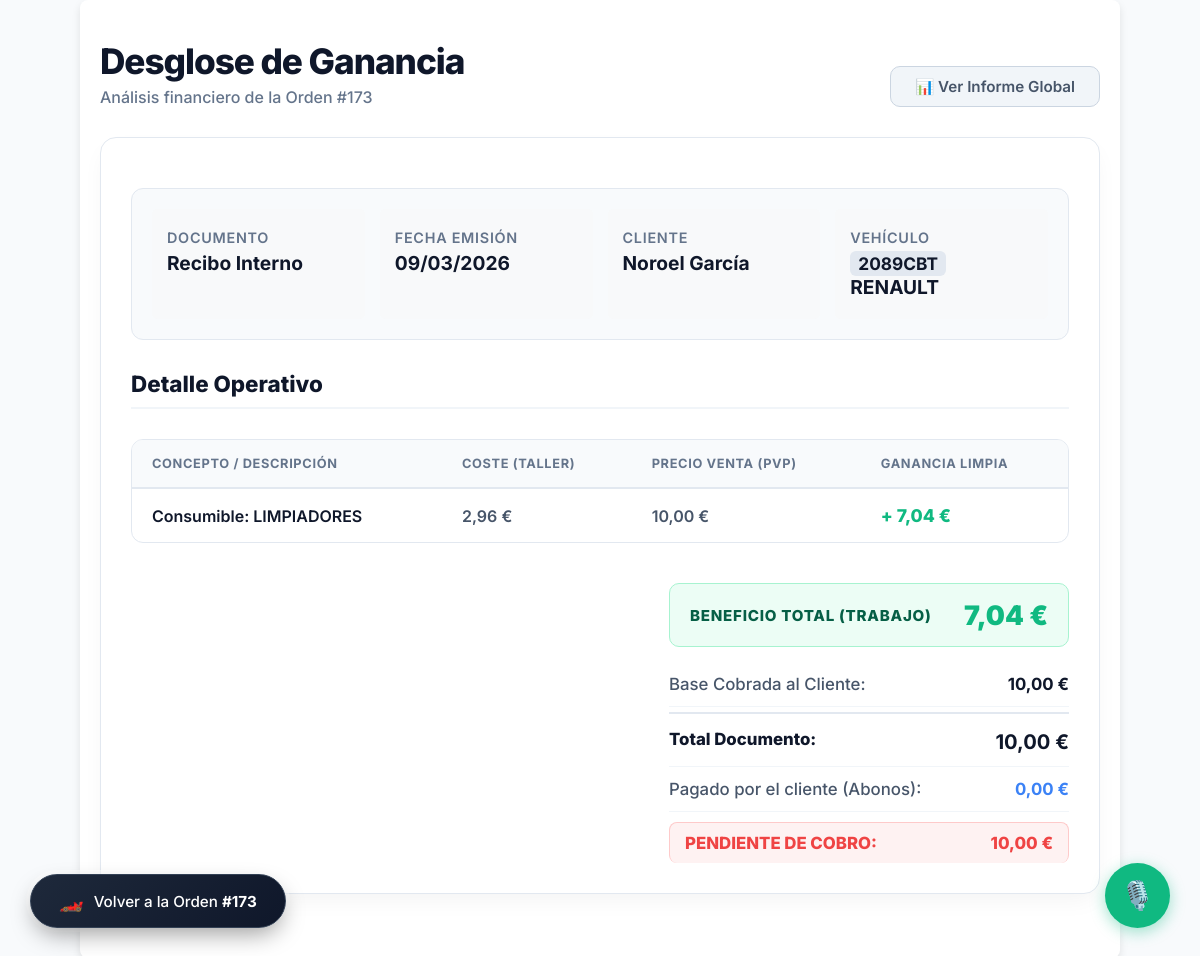
Before: /orden/173/ganancia/ (signed in) with the older database file.
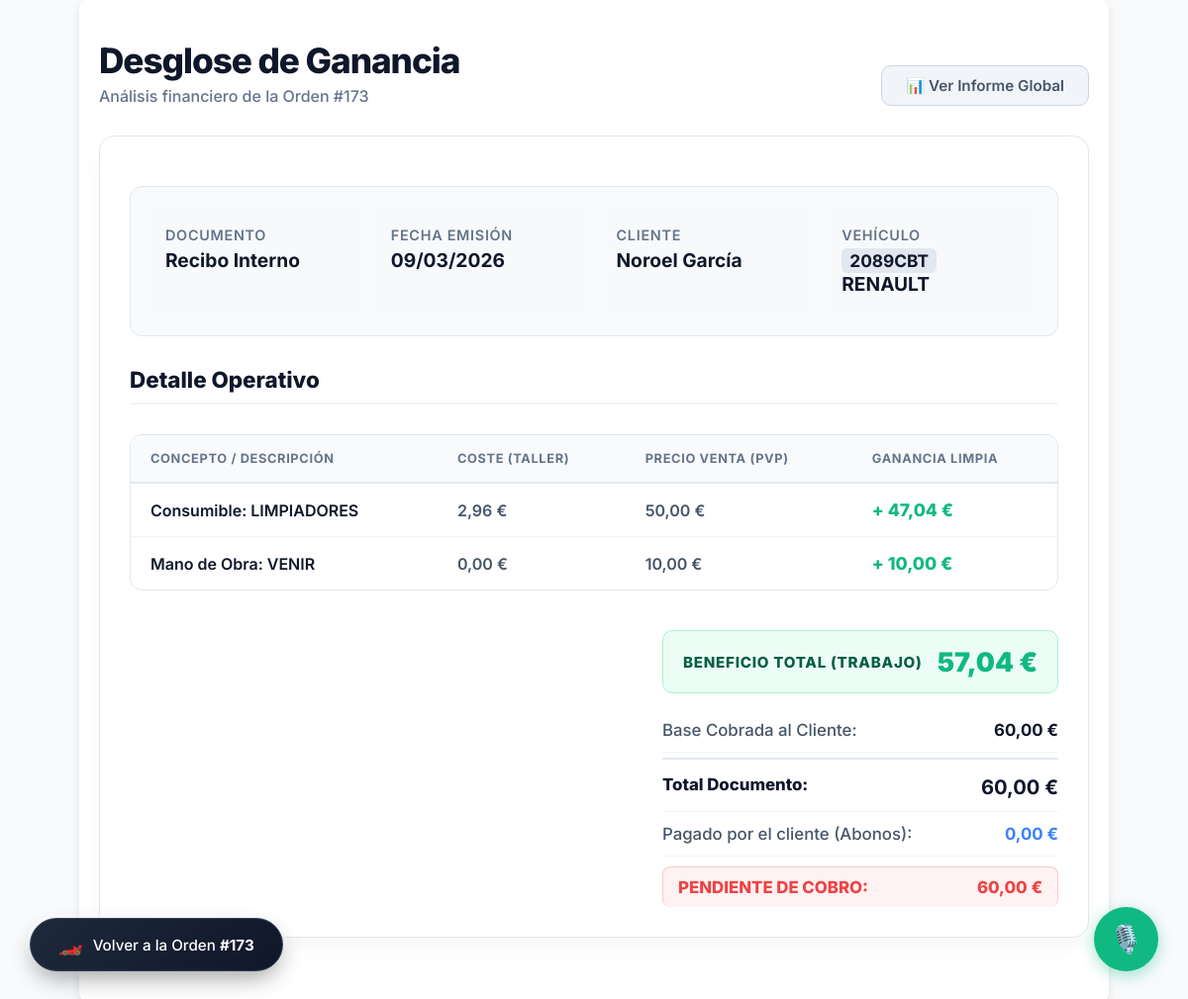
After: the same page with the newer database file.
### taller/models.py (models this page shows, shortened)
class Factura(models.Model):
    orden = models.OneToOneField(OrdenDeReparacion, on_delete=models.CASCADE)
    fecha_emision = models.DateField(auto_now_add=True)
    es_factura = models.BooleanField(default=True)
    numero_factura = models.IntegerField(null=True, blank=True, unique=True, editable=False)
    subtotal = models.DecimalField(max_digits=10, decimal_places=2, default=0.00)
    iva = models.DecimalField(max_digits=10, decimal_places=2, default=0.00)
    total_final = models.DecimalField(max_digits=10, decimal_places=2, default=0.00)
    notas_cliente = models.TextField(null=True, blank=True, help_text="Notas adicionales para el cliente")

### taller/views.py (the view, shortened to what this page needs)
# urls.py: path('orden/<int:orden_id>/ganancia/', views.detalle_ganancia_orden, name='detalle_ganancia_orden'),
@login_required
def detalle_ganancia_orden(request, orden_id):
    if not request.user.is_superuser:
        return redirect('home')
    orden = get_object_or_404(OrdenDeReparacion.objects.select_related('vehiculo', 'cliente'), id=orden_id)
    try:
        factura = Factura.objects.prefetch_related('lineas', 'orden__ingreso_set').get(orden=orden)
    except Factura.DoesNotExist:
        return redirect('detalle_orden', orden_id=orden.id)
    desglose_agrupado = {}
    gastos_usados_ids = set()
    gastos_asociados = Gasto.objects.filter(orden=orden, categoria__in=['Repuestos', 'Otros']).order_by('id')
    compras_consumibles = CompraConsumible.objects.filter(fecha_compra__lte=factura.fecha_emision).order_by('tipo_id', '-fecha_compra')
    ultimas_compras_por_tipo = {}
    for compra in compras_consumibles:
        if compra.tipo_id not in ultimas_compras_por_tipo:
            ultimas_compras_por_tipo[compra.tipo_id] = compra
    tipos_consumible_dict = {tipo.nombre.upper(): tipo for tipo in TipoConsumible.objects.all()}
    for linea in factura.lineas.all():
        pvp_linea = linea.total_linea
        coste_linea = Decimal('0.00')
        descripcion_limpia = linea.descripcion.strip().upper()
        key = (linea.tipo, descripcion_limpia)
        try:
            tipo_nombre = linea.get_tipo_display()
        except:
            tipo_nombre = linea.tipo
        if linea.tipo == 'Grúa':
            tipo_nombre = '🚛 Servicio de Grúa'
        desglose_agrupado.setdefault(key, {'descripcion': f"{tipo_nombre}: {linea.descripcion}", 'coste': Decimal('0.00'), 'pvp': Decimal('0.00')})
        desglose_agrupado[key]['pvp'] += pvp_linea
        if linea.tipo in ['Repuesto', 'Externo']:
            categoria_gasto = 'Repuestos' if linea.tipo == 'Repuesto' else 'Otros'
            gasto_encontrado = None
            for gasto in gastos_asociados:
                if (gasto.id not in gastos_usados_ids and gasto.categoria == categoria_gasto and gasto.descripcion.strip().upper() == descripcion_limpia):
                    gasto_encontrado = gasto
                    break
            if gasto_encontrado:
                coste_linea = gasto_encontrado.importe or Decimal('0.00')
                gastos_usados_ids.add(gasto_encontrado.id)
        elif linea.tipo == 'Consumible':
            tipo_obj = tipos_consumible_dict.get(descripcion_limpia)
            if tipo_obj and tipo_obj.id in ultimas_compras_por_tipo:
                coste_unitario = ultimas_compras_por_tipo[tipo_obj.id].coste_por_unidad or Decimal('0.00')
                coste_linea = coste_unitario * linea.cantidad
        desglose_agrupado[key]['coste'] += coste_linea
    desglose_final_list = []
    ganancia_total_calculada = Decimal('0.00')
    for item_agrupado in desglose_agrupado.values():
        ganancia = item_agrupado['pvp'] - item_agrupado['coste']
        item_agrupado['ganancia'] = ganancia
        desglose_final_list.append(item_agrupado)
        ganancia_total_calculada += ganancia
    desglose_final_list.sort(key=lambda x: x['descripcion'])
    abonos = sum(ing.importe for ing in factura.orden.ingreso_set.all()) if hasattr(factura.orden, 'ingreso_set') else Decimal('0.00')
    saldo_cliente = abonos - factura.total_final
    saldo_cliente_abs = abs(saldo_cliente)
    context = {
        'orden': orden,
        'factura': factura,
        'desglose': desglose_final_list,
        'ganancia_total': ganancia_total_calculada,
        'abonos_totales': abonos,
        'saldo_cliente': saldo_cliente,
        'saldo_cliente_abs': saldo_cliente_abs
    }
    return render(request, 'taller/detalle_ganancia_orden.html', context)

### taller/models.py (called while the page is built)
    @property
    def total_linea(self): return (self.cantidad or 0) * (self.precio_unitario or 0)

### taller/templates/taller/detalle_ganancia_orden.html (shortened to what the changed rows need)
<!DOCTYPE html>
{% load static %}
<html lang="es">
<head>
    <link rel="stylesheet" href="{% static 'taller/css/main.css' %}">
    <link rel="stylesheet" href="{% static 'taller/css/responsive.css' %}">
</head>
<body>
    <div class="container">
        <div style="margin-bottom: 30px; display: flex; justify-content: space-between; align-items: flex-end; flex-wrap: wrap; gap: 15px;">
            <div>
                <h1 class="header-title" style="margin: 0;">Desglose de Ganancia</h1>
            </div>
        </div>
        <div class="section-panel">
            <div class="info-grid">
                <div class="info-item">
                    <p>Fecha Emisión</p>
                    <strong>{{ factura.fecha_emision|date:"d/m/Y" }}</strong>
                </div>
            </div>
            <h2 class="section-title">Detalle Operativo</h2>
            <div style="overflow-x: auto;">
                <table class="table-modern">
                    <thead>
                        <tr>
                            <th>Concepto / Descripción</th>
                            <th class="money-col">Coste (Taller)</th>
                            <th class="money-col">Precio Venta (PVP)</th>
                            <th class="money-col">Ganancia Limpia</th>
                        </tr>
                    </thead>
                    <tbody>
                        {% for item in desglose %}
                        <tr>
                            <td class="desc-col">{{ item.descripcion }}</td>
                            <td class="money-col">{{ item.coste|floatformat:2 }} €</td>
                            <td class="money-col">{{ item.pvp|floatformat:2 }} €</td>
                            <td class="money-col money-success">+ {{ item.ganancia|floatformat:2 }} €</td>
                        </tr>
                        {% empty %}
                        <tr>
                            <td colspan="4" style="text-align:center; padding: 30px; color:#94a3b8; font-style: italic;">No hay líneas en este documento.</td>
                        </tr>
                        {% endfor %}
                    </tbody>
                </table>
            </div>
            <div class="totals-wrapper">
                <div class="totals-box">
                    <div class="total-row ganancia-row">
                        <span>Beneficio Total (Trabajo)</span>
                        <span>{{ ganancia_total|floatformat:2 }} €</span>
                    </div>
                    <div class="total-row">
                        <span>Base Cobrada al Cliente:</span>
                        <strong style="color: #0f172a;">{% if factura.es_factura %}{{ factura.subtotal|floatformat:2 }}{% else %}{{ factura.total_final|floatformat:2 }}{% endif %} €</strong>
                    </div>
                    <div class="total-row" style="border-top: 2px solid #e2e8f0; padding-top: 15px; margin-top: 5px;">
                        <span style="font-weight: 800; color: #0f172a;">Total Documento:</span>
                        <strong style="color: #0f172a; font-size: 1.2em;">{{ factura.total_final|floatformat:2 }} €</strong>
                    </div>
                    {% if saldo_cliente < 0 %}
                        <div class="total-row deuda-row">
                            <span>PENDIENTE DE COBRO:</span>
                            <span>{{ saldo_cliente_abs|floatformat:2 }} €</span>
                        </div>
                    {% elif saldo_cliente == 0 %}
                        <div class="total-row pagado-row" style="padding-top: 15px;">
                            <span>✅ ESTADO DE LA CUENTA:</span>
                            <span>TOTALMENTE PAGADO</span>
                        </div>
                    {% else %}
                        <div class="total-row" style="color: #f59e0b; font-weight: 800; padding-top: 15px;">
                            <span>⚠️ SALDO A FAVOR DEL CLIENTE:</span>
                            <span>{{ saldo_cliente_abs|floatformat:2 }} €</span>
                        </div>
                    {% endif %}
                </div>
            </div>
        </div>
    </div>
</body>
</html>

Changed rows visible on the page:
changed Factura: total_final "10,00" → "60,00"
Other visible differences:
{{ ganancia_total|floatformat:2 }}: "7,04" → "57,04"
{{ saldo_cliente_abs|floatformat:2 }}: "10,00" → "60,00"
new list line: "Consumible: LIMPIADORES 2,96 € 50,00 € + 47,04 €"
new list line: "Mano de Obra: VENIR 0,00 € 10,00 € + 10,00 €"
list line gone: "Consumible: LIMPIADORES 2,96 € 10,00 € + 7,04 €"
